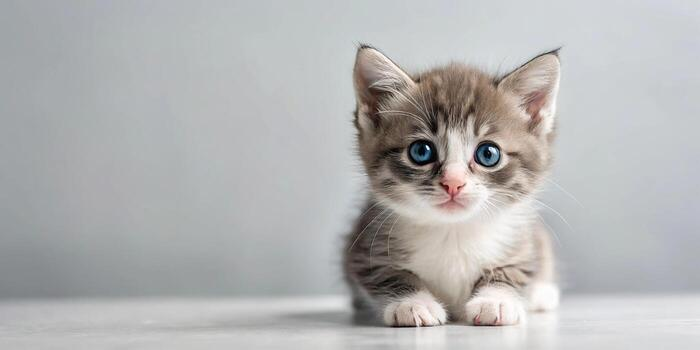
#> input picture 1_OpenCV/1_Basics/cat.jpg, 700 x 350 px
$ python 18openCV_ROI_cropping.py
#> lines starting #> are read from the running program, lines starting #| are printed output that depends on the picture
import cv2

img = cv2.imread("cat.jpg")
#> img is the input picture: shape (350, 700, 3); mean B, G, R 179.9, 179.9, 180

if img is None:
    print("Image not found!")
    exit()

print("Image Shape:", img.shape)
#| Image Shape: (350, 700, 3)

crop = img[20:330, 350:550]
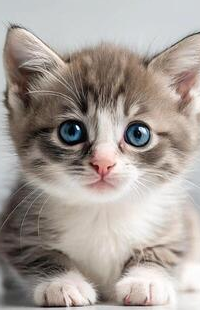
#> crop: shape (310, 200, 3); mean B, G, R 152.1, 158.3, 167.3

cv2.imshow("Cropped Image", crop)
cv2.waitKey(0)
cv2.destroyAllWindows()


# -------------------------
# Paste it somewhere else
# -------------------------
# img[20:330, 250:450] = crop

cv2.imshow("Modified Image", img)
